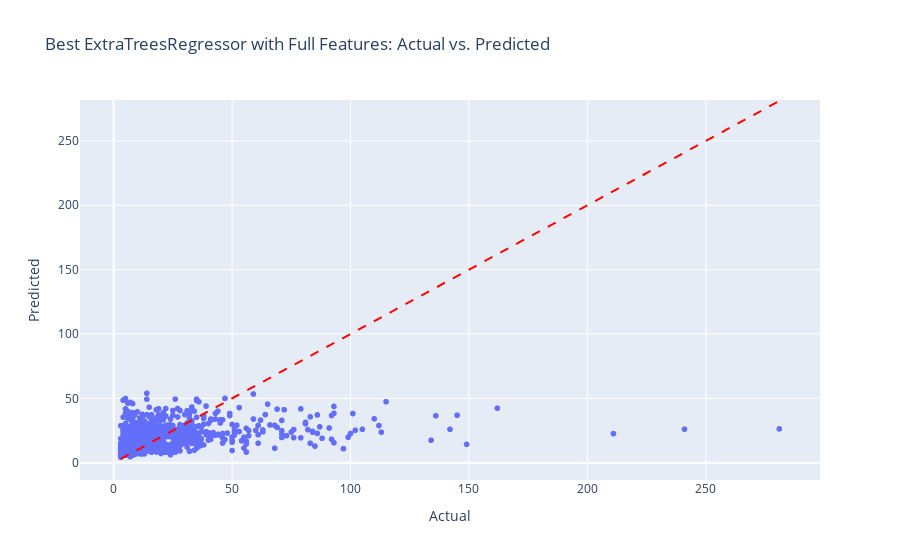

The notebook cell saved with this chart:
### Markdown cell above
## Tester beste modellen på test-data

### Code cell
y_test_pred = best_et_model_grid.predict(X_test_imputed)
rmse = root_mean_squared_error(y_test, y_test_pred)
print(rmse)
plot_actual_vs_pred(y_test, y_test_pred, "Best ExtraTreesRegressor on test data")

### Figure 1 — Plotly figure (JSON) as saved in the notebook; plotly's stock layout.template omitted (floating-point values rounded to 4 significant figures; data arrays with more than 128 entries replaced by an {"elided": "..."} marker saying what was removed)
{"data": [{"hovertemplate": "Actual=%{x}<br>Predicted=%{y}<extra></extra>", "legendgroup": "", "marker": {"color": "#636efa", "symbol": "circle"}, "mode": "markers", "name": "", "showlegend": false, "type": "scattergl", "x": {"elided": "1161 int values"}, "xaxis": "x", "y": {"elided": "1161 float values"}, "yaxis": "y"}], "layout": {"legend": {"tracegroupgap": 0}, "shapes": [{"line": {"color": "Red", "dash": "dash"}, "type": "line", "x0": 3, "x1": 281, "y0": 3, "y1": 281}], "title": {"text": "Best ExtraTreesRegressor with Full Features: Actual vs. Predicted"}, "xaxis": {"anchor": "y", "domain": [0, 1], "title": {"text": "Actual"}}, "yaxis": {"anchor": "x", "domain": [0, 1], "title": {"text": "Predicted"}}}}
